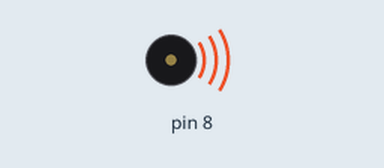
This sketch was run on a simulated Arduino Uno, built with avr-gcc and run on an emulated ATmega328P. On the bench: buzzer (waves = sounding).

Above: at 0.2 s.
Timing chart, 0 to 3.0 s (numbered marks = the images above):
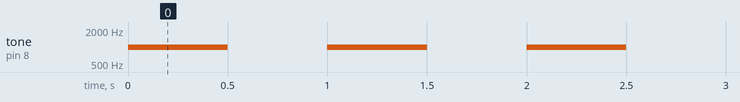

Measured:
- by itself, tone on pin 8: alternates 1000 Hz for 0.50 s and silent for 0.50 s

The sketch:

Using_a_Buzzer.ino
```cpp
void setup() {
    pinMode(8, OUTPUT);
  }

  void loop() {
    tone(8, 1000);  // Play 1kHz tone on pin 8
    delay(500);
    noTone(8);      // Stop tone
    delay(500);
  }
  
```
